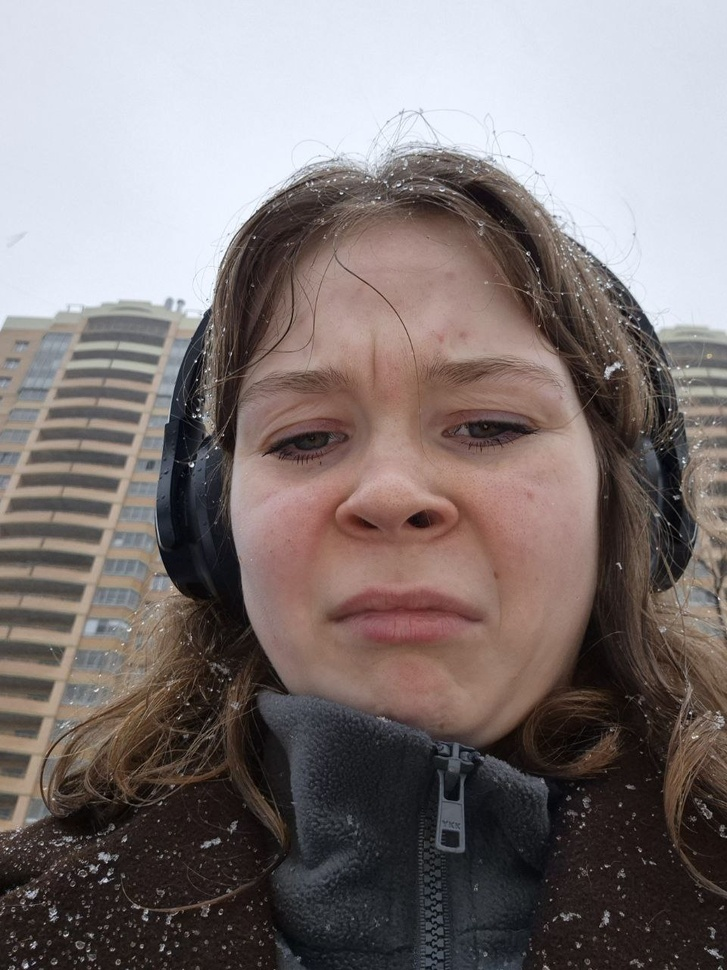
#> input picture 2_course/texViz/lab4/images/im2.jpg, 727 x 970 px, shrunk from 960 x 1280 before the run
$ python task2.py
#> lines starting #> are read from the running program, lines starting #| are printed output that depends on the picture; after the words box and inside, x2 and y2 are one past the last pixel; in counts of white or black regions, pixels touching at a corner belong together
#> further down, image is the input picture: shape (970, 727, 3); mean B, G, R 118, 118.6, 128
### 2_course/texViz/lab4/code/lib/segment.py
import cv2

def weber(i):
    if 0 <= i <= 88:
        return 20 - (12 * i) / 88
    elif 88 < i <= 138:
        return 0.002 * (i - 88)**2
    elif 138 < i <= 255:
        return 7 * (i - 138) / 117 + 13
    else:
        return 0


def segment(image):
    image = cv2.cvtColor(image, cv2.COLOR_BGR2GRAY)
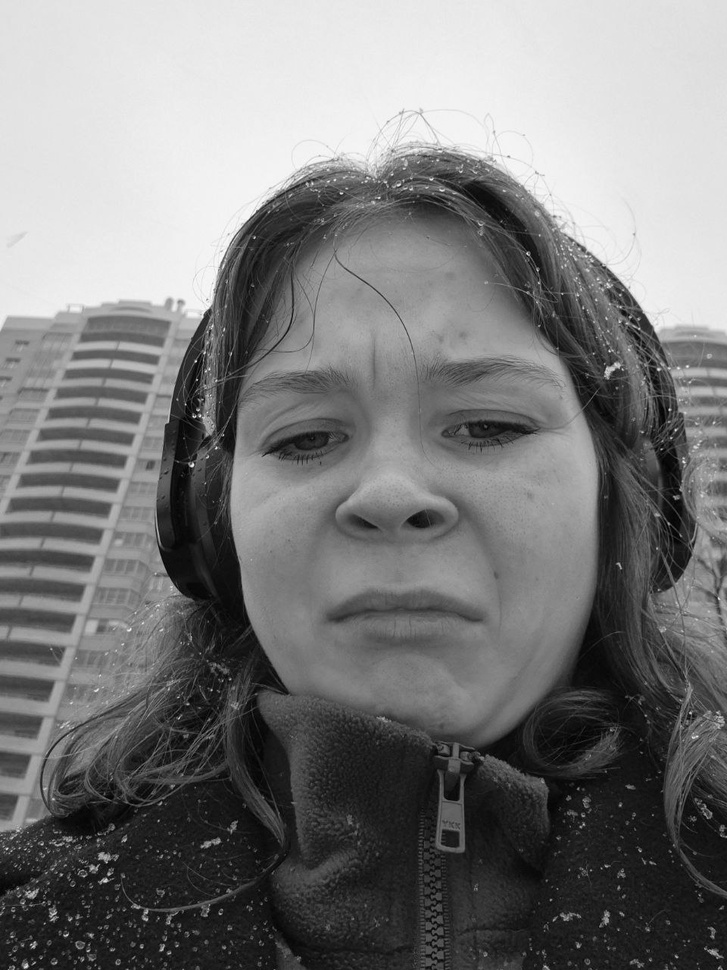
#> image: shape (970, 727); min 0, max 254, mean 121.4
    segmented = image.copy()

    n = 0
    iN = 0

    while iN <= 255:
        w = weber(iN)
        upperBound = min(iN + w, 255)

        mask = (image >= iN) & (image <= upperBound)
        segmented[mask] = min(n * 30, 255)

        iN = upperBound + 1
        n += 1

        if upperBound == 255:
            break
#> this loop made 38 passes
#> pass 1, in segment, `mask = (image >= iN) & (image <= upperBound)`:
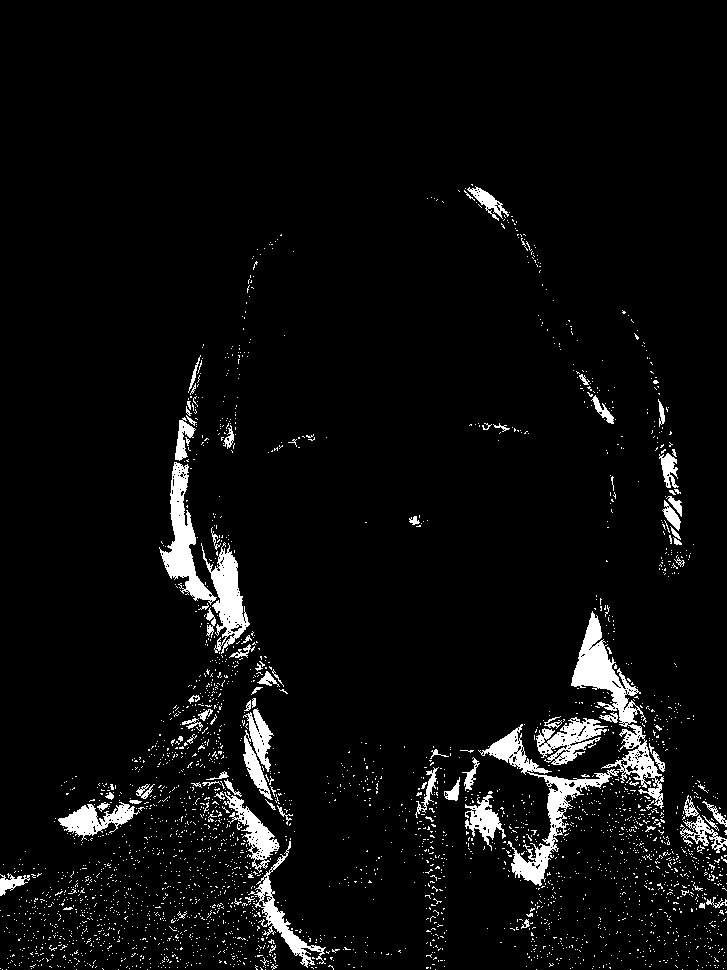
#> mask: shape (970, 727) bool; 4.9% white; 3055 white regions (2962 under 20 px), largest, box (x1, y1, x2, y2) and area: (571, 611, 664, 809) 4192, (478, 724, 619, 886) 3494, (159, 462, 217, 605) 2649
#> pass 2, in segment, `mask = (image >= iN) & (image <= upperBound)`:
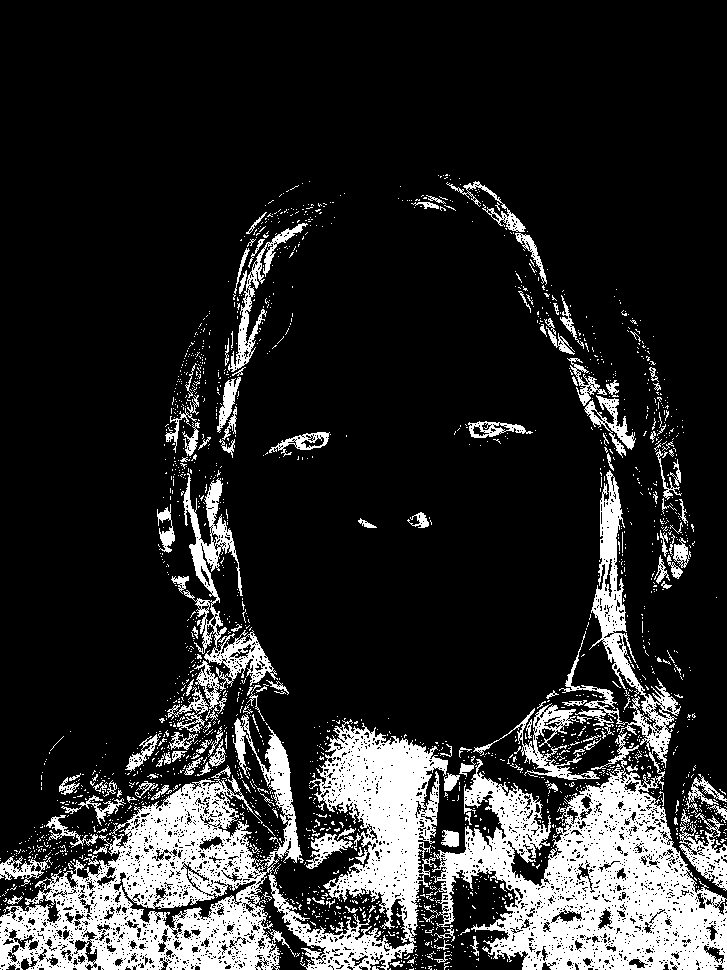
#> mask: shape (970, 727) bool; 16.5% white; 2052 white regions (1905 under 20 px), largest, box (x1, y1, x2, y2) and area: (0, 714, 448, 970) 46397, (424, 470, 727, 970) 38012, (183, 473, 278, 714) 4937
#> pass 3, in segment, `mask = (image >= iN) & (image <= upperBound)`:
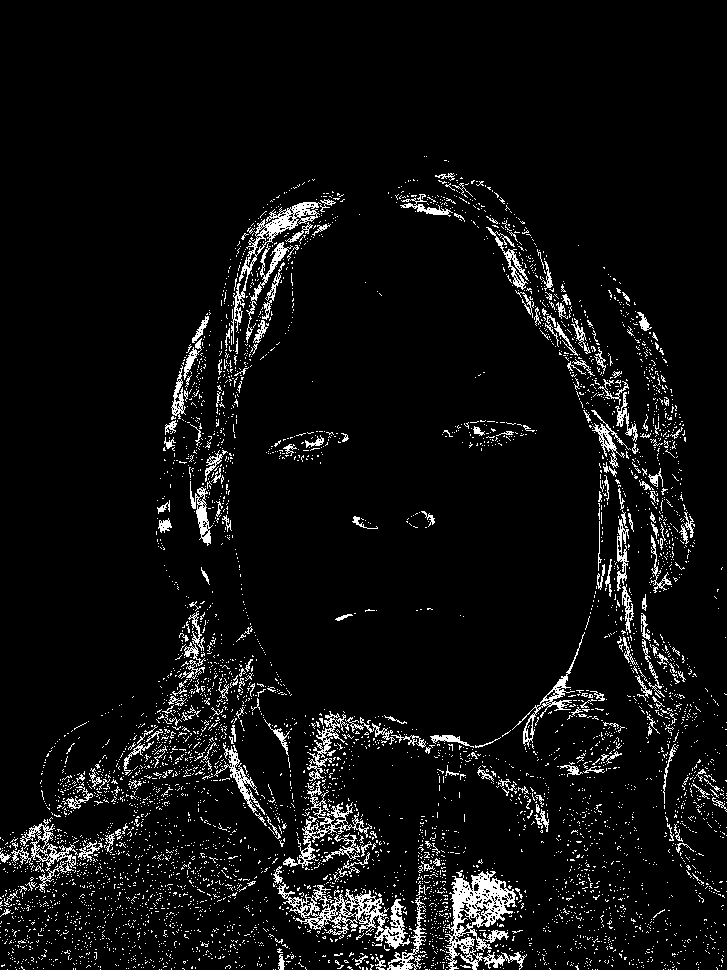
#> mask: shape (970, 727) bool; 5.9% white in thin lines or dots, all inside (x1, y1, x2, y2) = (0, 156, 727, 970)
#> after the loop:
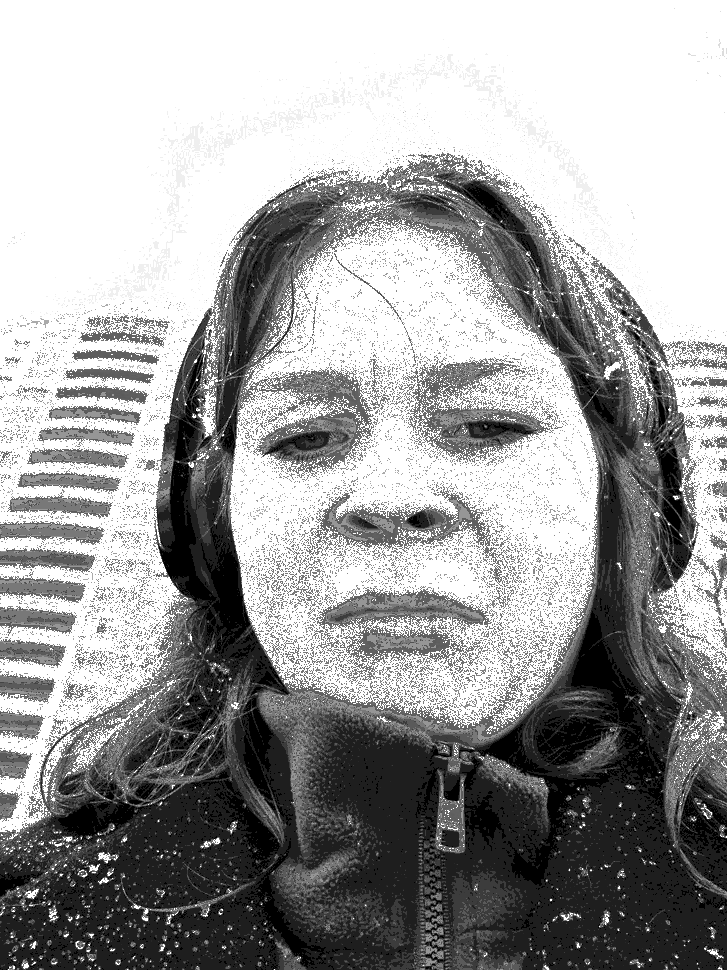
#> segmented: shape (970, 727); min 0, max 255, mean 159.3
#> after the loop, n = 38

    return segmented

### 2_course/texViz/lab4/code/lib/plot.py
import matplotlib.pyplot as plt
import cv2

def plot(image, title="без названия"):
#> called with title = 'Сегментация по Веберу'
    plt.imshow(cv2.cvtColor(image, cv2.COLOR_BGR2RGB))
    plt.title(title)
    plt.axis('off')
    plt.show()

def save(image, path):
    cv2.imwrite(path, image)

### 2_course/texViz/lab4/code/task2.py
from lib.segment import *
from lib.plot import *

image = cv2.imread('../images/im2.jpg')
image = segment(image)
plot(image, "Сегментация по Веберу")
